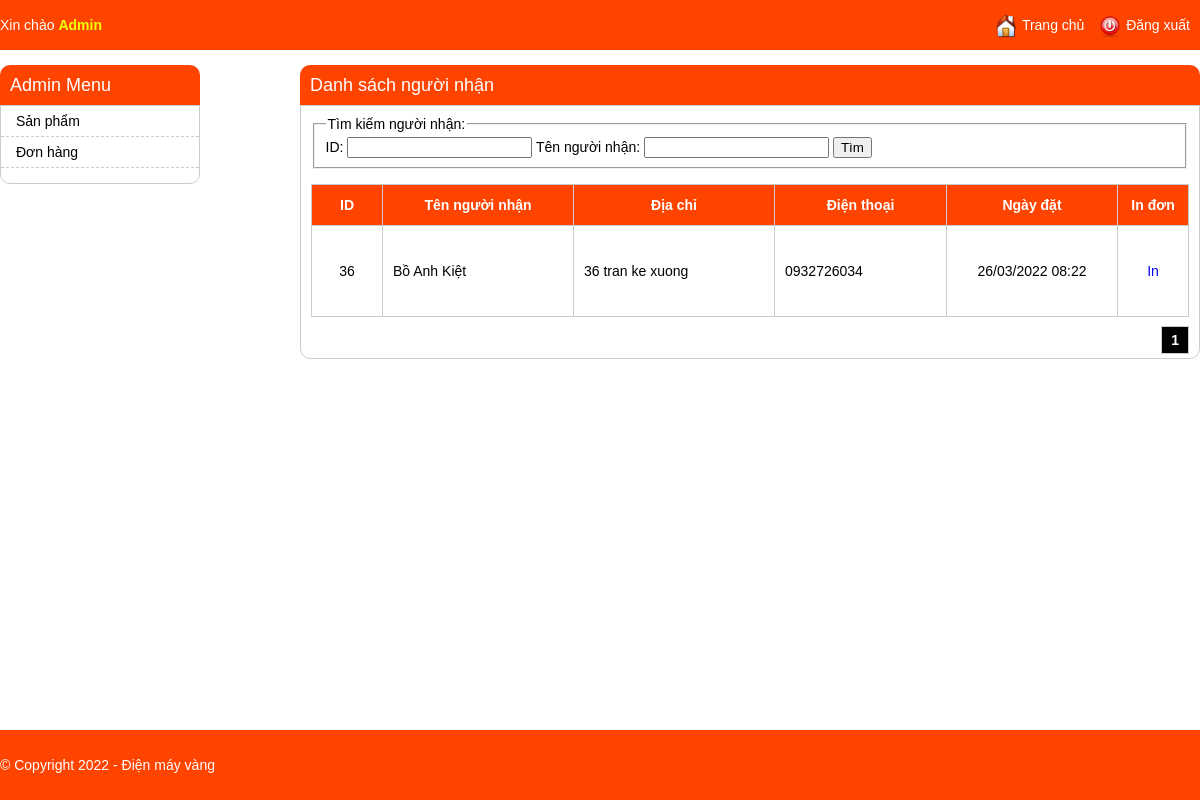
The page /admin/order_listing.php (signed in) on the database its author committed.
### tables this page shows
CREATE TABLE `orders` (
  `id` int(11) NOT NULL,
  `name` varchar(255) NOT NULL,
  `phone` varchar(255) DEFAULT NULL,
  `address` varchar(500) NOT NULL,
  `note` text NOT NULL,
  `total` int(11) NOT NULL,
  `created_time` int(11) NOT NULL,
  `last_updated` int(11) NOT NULL
);

### admin/order_listing.php (the view, shortened to what this page needs)
<?php
include 'header.php';
$config_name = "order";
$config_title = "người nhận";
if (!empty($_SESSION['current_user'])) {
    $item_per_page = (!empty($_GET['per_page'])) ? $_GET['per_page'] : 10;
    $current_page = (!empty($_GET['page'])) ? $_GET['page'] : 1;
    $offset = ($current_page - 1) * $item_per_page;
    if(!empty($where)){
        $orders = mysqli_query($con, "SELECT * FROM `orders` where (".$where.") ORDER BY `id` DESC LIMIT " . $item_per_page . " OFFSET " . $offset);
    }else{
        $orders = mysqli_query($con, "SELECT * FROM `orders` ORDER BY `id` DESC LIMIT " . $item_per_page . " OFFSET " . $offset);
    }
    ?>
    <div class="main-content">
        <h1>Danh sách <?= $config_title ?></h1>
        <div class="listing-items">
            <div class="listing-search">
                <form id="<?= $config_name ?>-search-form" action="<?= $config_name ?>_listing.php?action=search" method="POST">
                    <fieldset>
                        <legend>Tìm kiếm <?= $config_title ?>:</legend>
                        ID: <input type="text" name="id" value="<?= !empty($id) ? $id : "" ?>" />
                        Tên <?= $config_title ?>: <input type="text" name="name" value="<?= !empty($name) ? $name : "" ?>" />
                        <input type="submit" value="Tìm" />
                    </fieldset>
                </form>
            </div>
            <ul>
                <li class="listing-item-heading">
                    <div class="listing-prop listing-id">ID</div>
                    <div class="listing-prop listing-name">Tên người nhận</div>
                    <div class="listing-prop listing-address">Địa chỉ</div>
                    <div class="listing-prop listing-phone">Điện thoại</div>
                    <div class="listing-prop listing-button">
                        In đơn
                    </div>
                    <div class="listing-prop listing-time">Ngày đặt</div>
                </li>
                <?php  while ($row = mysqli_fetch_array($orders)) { ?>
                <li>
                    <div class="listing-prop listing-id"><?=$row['id']?></div>
                    <div class="listing-prop listing-name"><?=$row['name']?></div>
                    <div class="listing-prop listing-address"><?=$row['address']?></div>
                    <div class="listing-prop listing-phone"><?=$row['phone']?></div>
                    <div class="listing-prop listing-button">
                        <a href="order_printing.php?id=<?=$row['id']?>" target="_blank">In</a>
                    </div>
                    <div class="listing-prop listing-time"><?=date('d/m/Y H:i', $row['created_time'])?></div>
                </li>
                <?php  } ?>
            </ul>
            <?php
              include './pagination.php';
             ?>
        </div>
    </div>
    <?php
}
include './footer.php';
?>

### css/admin_style.css (style rules this page uses)
body { font-family: arial; padding: 0; margin: 0; font-size: 14px; }
h1 { text-align: center; }
.listing-items { padding: 10px; border: 1px solid #ccc; border-radius: 0 0 10px 10px; }
.listing-items ul { padding: 0; margin: 0; }
.listing-prop { float: right; border-left: 1px solid #ccc; line-height: 90px; padding: 0 10px; }
.listing-name { padding-left: 10px; border-right: 0; float: left; width: 170px; max-height: 90px; overflow: hidden; }
.listing-button { float: right; border-left: 1px solid #ccc; border-right: 0; padding: 0 10px; width: 50px; text-align: center; }
.listing-items ul li { list-style: none; border: 1px solid #ccc; border-top: 0; border-left: 0; }
.listing-items ul li:first-child { border-top: 1px solid #ccc; }
.listing-time { width: 150px; text-align: center; }
.listing-item-heading { text-align: center; font-weight: bold; }
.listing-item-heading .listing-prop { height: 40px; line-height: 40px; background: #ff4400; color: #FFF; }
a { text-decoration: none; }
.main-content { float: right; width: auto; margin-left: 20px; }
.main-content h1 { margin: 0; text-align: left; background-color: #ff4400; color: #fff; font-size: 18px; font-weight: normal; line-height: 40px; border-radius: 10px 10px 0 0; padding: 0 10px; }
.listing-search { margin-bottom: 15px; }
.listing-address { float: left; width: 180px; }
.listing-phone { float: left; width: 151px; }
.listing-id { float: left; width: 50px; text-align: center; }

### rows shown on the page
orders: id "36", name "Bồ Anh Kiệt", address "36 tran ke xuong", phone "0932726034", created_time "26/03/2022 08:22"

### other values the page prints
$config_title "người nhận"
